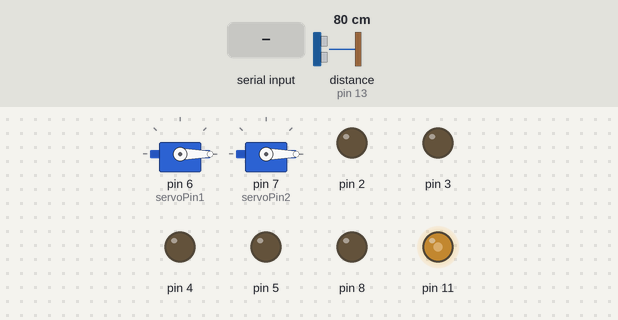
A sketch run on a simulated Arduino Uno, built with avr-gcc and run on an emulated ATmega328P. Parts: 2 × servo, output pins drawn as LEDs (lit = HIGH). Wiring (inferred from the names in the program): ultrasonic range finder: trigger pin 12; echo pin 13. The test bench sets the inputs (shaded band); at power-on: distance to the obstacle (sensor on pin 13) 80 cm. The echo pulse lasts 58.3 µs per cm; pins used as bus, display or sensor lines are not drawn.

Above: at 1.2 s.
1.3 s: distance to the obstacle (sensor on pin 13) set to 8 cm
2.8 s: distance to the obstacle (sensor on pin 13) set to 5 cm
At 3.2 s:
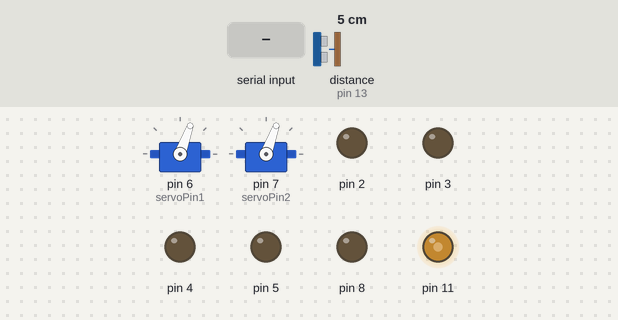
5.8 s: distance to the obstacle (sensor on pin 13) set to 9 cm
At 6.5 s:
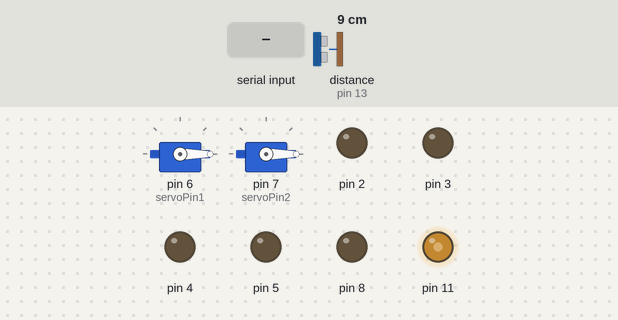
7.3 s: "forward\n" received over Serial
At 8.2 s:
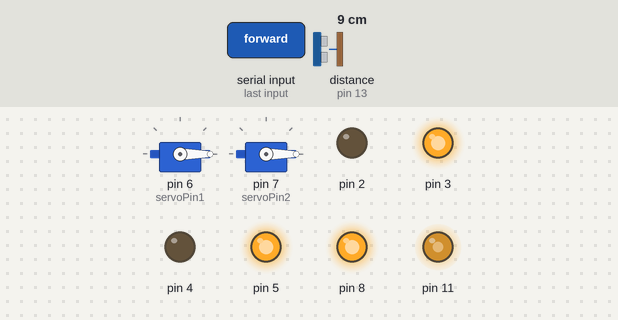
8.8 s: "backward\n" received over Serial
At 9.4 s:
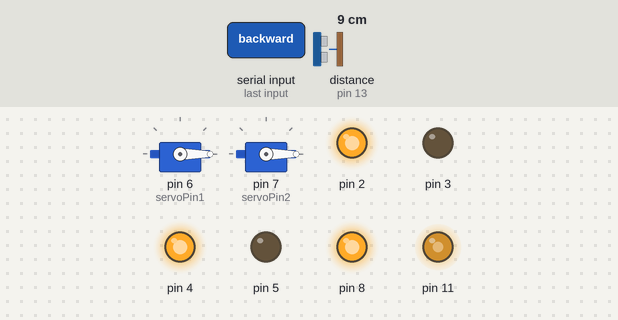
10.3 s: "left\n" received over Serial
At 11.6 s:
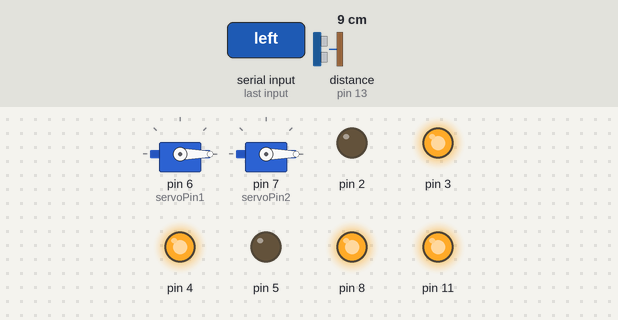
Timing chart, 0 to 12.8 s (numbered marks = the images above; inputs shaded):
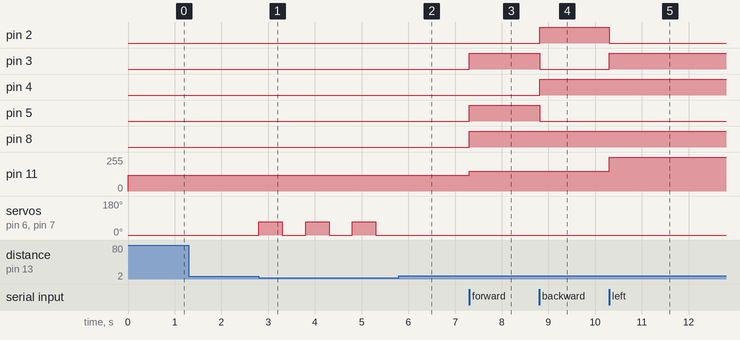

Measured:
- the behaviour switches between 7 and 6 cm on distance to the obstacle (sensor on pin 13) (found by bisection; images 0 and 1)
- after the input at 1.3 s, every drawn part: stays the same
- after the input at 2.8 s, servo on pin 6 (servoPin1), servo on pin 7 (servoPin2): alternates 70° for 0.50 s and 0° for 0.50 s, starting at once
- after the input at 5.8 s, servo on pin 6 (servoPin1), servo on pin 7 (servoPin2): stays 0° (without the input it goes to 70° after 0.00 s)
- after the input at 7.3 s, pin 3, pin 5, pin 8: LOW → HIGH at once; pin 11: 120/255 → 150/255 at once
- after the input at 8.8 s, pin 2, pin 4: LOW → HIGH at once; pin 3, pin 5: HIGH → LOW at once
- after the input at 10.3 s, pin 2: HIGH → LOW at once; pin 3: LOW → HIGH at once; pin 11: 150/255 → 255/255 at once

The sketch:

Ca-R-oomba.ino
```cpp
#include "driving_module.h"
#include "sweeper_module.h"

Servo servo_1;
Servo servo_2;

int servoPin1 = 6;
int servoPin2 = 7;

int trigPin1 = 12;
int echoPin1 = 13;

Car car(2, 3, 4, 5, 8, 11);

void setup() {
  Serial.begin(9600);

  pinMode(trigPin1, OUTPUT);
  pinMode(echoPin1, INPUT);

  servo_1.attach(servoPin1);
  servo_2.attach(servoPin2);

  servo_1.write(0);
  servo_2.write(0);
}

bool was_blocked = false;

void loop() {
  bool is_blocked = check_distance_cm(trigPin1, echoPin1);
  sweep(servo_1, servo_2,is_blocked);

  if(!is_blocked){
    if(Serial.available() > 0){
      String incomingData = Serial.readStringUntil('\n');
      car.command(incomingData);
    }
  }
  else if(is_blocked && was_blocked){
    car.command("stop");
    while(Serial.available() > 0){
      Serial.read();
    }
  }

  was_blocked = is_blocked;
}
```

driving_module.h
```cpp
#ifndef DRIVING_MODULE_H
#define DRIVING_MODULE_H

//Controls driving features of Ca-R-oomba
class Car{
  public:
    int Right1 = 0;
    int Right2 = 0;

    int Left1 = 0;
    int Left2 = 0;

    int controlPin1 = 0;
    int controlPin2 = 0;

    Car(int pin1, int pin2, int pin3, int pin4, int pin5, int pin6){
      Right1 = pin1;
      Right2 = pin2;

      Left1 = pin3;
      Left2 = pin4;

      controlPin1 = pin5;
      controlPin2 = pin6;

      //Right-Side Motors
      pinMode(Right1, OUTPUT);
      pinMode(Right2, OUTPUT);

      //Left-Side Motors
      pinMode(Left1, OUTPUT);
      pinMode(Left2, OUTPUT);

      //Control Pins
      analogWrite(controlPin1, 120);
      analogWrite(controlPin2, 120);
    }

    void forward(){
      analogWrite(controlPin1, 150);
      analogWrite(controlPin2, 150);

      digitalWrite(Right1, LOW);
      digitalWrite(Right2, HIGH);

      digitalWrite(Left1, LOW);
      digitalWrite(Left2, HIGH);
    }

    void backward(){
      analogWrite(controlPin1, 150);
      analogWrite(controlPin2, 150);

      digitalWrite(Right1, HIGH);
      digitalWrite(Right2, LOW);

      digitalWrite(Left1, HIGH);
      digitalWrite(Left2, LOW);
    }

    void right(){
      analogWrite(controlPin1, 255);
      analogWrite(controlPin2, 255);

      digitalWrite(Right1, HIGH);
      digitalWrite(Right2, LOW);

      digitalWrite(Left1, LOW);
      digitalWrite(Left2, HIGH);
    }

    void left(){
      analogWrite(controlPin1, 255);
      analogWrite(controlPin2, 255);

      digitalWrite(Right1, LOW);
      digitalWrite(Right2, HIGH);

      digitalWrite(Left1, HIGH);
      digitalWrite(Left2, LOW);
    }

    void stop(){
      digitalWrite(Right1, LOW);
      digitalWrite(Right2, LOW);

      digitalWrite(Left1, LOW);
      digitalWrite(Left2, LOW);
    }

    void command(String message){
      if (message == "forward"){forward();}
      else if(message == "backward"){backward();}
      else if(message == "left"){left();}
      else if(message == "right"){right();}
      else if(message == "stop"){stop();}
      else{stop();}
    }
};


#endif
```

sweeper_module.h
```cpp
#ifndef SWEEPER_MODULE_H
#define SWEEPER_MODULE_H
#include <Servo.h>

//Controls sweeping feature of Ca-R-oomba
bool check_distance_cm(int trigPin, int echoPin){

  digitalWrite(trigPin, LOW);
  delayMicroseconds(2);
  digitalWrite(trigPin, HIGH);
  delayMicroseconds(10);
  digitalWrite(trigPin, LOW);

  long time = pulseIn(echoPin, HIGH, 20000);

  if(time == 0){
    return false;
  }

  long distance_cm = time / 29 / 2;

  if(distance_cm < 6 && distance_cm > 0){
    return true;
  }
  else{
    return false;
  }
}

void sweep(Servo &servo_1, Servo &servo_2, bool sweeper_state){

  if(sweeper_state){
      servo_1.write(70);
      servo_2.write(70);
      delay(500);

      servo_1.write(0);
      servo_2.write(0);
      delay(500);
  }

}
#endif
```
